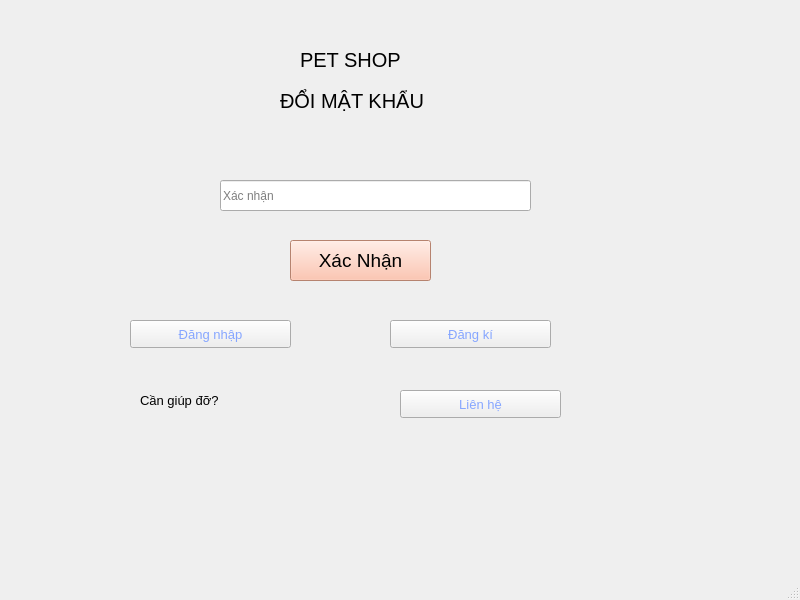
<?xml version="1.0" encoding="UTF-8"?>
<ui version="4.0">
 <class>MainWindow</class>
 <widget class="QMainWindow" name="MainWindow">
  <property name="geometry">
   <rect>
    <x>0</x>
    <y>0</y>
    <width>800</width>
    <height>600</height>
   </rect>
  </property>
  <property name="windowTitle">
   <string>MainWindow</string>
  </property>
  <widget class="QWidget" name="centralwidget">
   <widget class="QLabel" name="label_2">
    <property name="geometry">
     <rect>
      <x>0</x>
      <y>0</y>
      <width>151</width>
      <height>151</height>
     </rect>
    </property>
    <property name="styleSheet">
     <string notr="true">background-repeat: no-repeat;
background-position: center;
</string>
    </property>
    <property name="text">
     <string/>
    </property>
    <property name="pixmap">
     <pixmap resource="k.qrc">:/newPrefix/Downloads/spa.jpg</pixmap>
    </property>
    <property name="scaledContents">
     <bool>true</bool>
    </property>
   </widget>
   <widget class="QLabel" name="label_6">
    <property name="geometry">
     <rect>
      <x>300</x>
      <y>50</y>
      <width>271</width>
      <height>20</height>
     </rect>
    </property>
    <property name="styleSheet">
     <string notr="true">font-size:15pt;</string>
    </property>
    <property name="text">
     <string>PET SHOP</string>
    </property>
   </widget>
   <widget class="QLabel" name="label_5">
    <property name="geometry">
     <rect>
      <x>280</x>
      <y>70</y>
      <width>321</width>
      <height>61</height>
     </rect>
    </property>
    <property name="styleSheet">
     <string notr="true">font-size:15pt;</string>
    </property>
    <property name="text">
     <string>ĐỔI MẬT KHẨU</string>
    </property>
   </widget>
   <widget class="QPushButton" name="btnreset">
    <property name="geometry">
     <rect>
      <x>290</x>
      <y>240</y>
      <width>141</width>
      <height>41</height>
     </rect>
    </property>
    <property name="styleSheet">
     <string notr="true">background-color: rgb(255, 184, 156); font-size:14pt</string>
    </property>
    <property name="text">
     <string>Xác Nhận</string>
    </property>
   </widget>
   <widget class="QLineEdit" name="txtEmail">
    <property name="geometry">
     <rect>
      <x>220</x>
      <y>180</y>
      <width>311</width>
      <height>31</height>
     </rect>
    </property>
    <property name="styleSheet">
     <string notr="true">font-size:14pt;
QLineEdit {
    color: #A0A0A0; /* Màu xám nhạt */
}
QLineEdit::placeholder {
    color: red; /* Màu bạn muốn cho placeholder */
}</string>
    </property>
    <property name="placeholderText">
     <string>Xác nhận</string>
    </property>
   </widget>
   <widget class="QPushButton" name="btnRegister_2">
    <property name="geometry">
     <rect>
      <x>130</x>
      <y>320</y>
      <width>161</width>
      <height>28</height>
     </rect>
    </property>
    <property name="styleSheet">
     <string notr="true">color:rgb(134, 166, 255); font-size:10pt;</string>
    </property>
    <property name="text">
     <string>Đăng nhập</string>
    </property>
   </widget>
   <widget class="QPushButton" name="btnRegister_3">
    <property name="geometry">
     <rect>
      <x>390</x>
      <y>320</y>
      <width>161</width>
      <height>28</height>
     </rect>
    </property>
    <property name="styleSheet">
     <string notr="true">color:rgb(134, 166, 255); font-size:10pt;</string>
    </property>
    <property name="text">
     <string>Đăng kí</string>
    </property>
   </widget>
   <widget class="QLabel" name="label_4">
    <property name="geometry">
     <rect>
      <x>140</x>
      <y>390</y>
      <width>161</width>
      <height>20</height>
     </rect>
    </property>
    <property name="styleSheet">
     <string notr="true">font-size:10pt;</string>
    </property>
    <property name="text">
     <string>Cần giúp đỡ?</string>
    </property>
   </widget>
   <widget class="QPushButton" name="btnRegister">
    <property name="geometry">
     <rect>
      <x>400</x>
      <y>390</y>
      <width>161</width>
      <height>28</height>
     </rect>
    </property>
    <property name="styleSheet">
     <string notr="true">color:rgb(134, 166, 255); font-size:10pt;</string>
    </property>
    <property name="text">
     <string>Liên hệ</string>
    </property>
   </widget>
   <widget class="QLabel" name="label_7">
    <property name="geometry">
     <rect>
      <x>-20</x>
      <y>-10</y>
      <width>841</width>
      <height>591</height>
     </rect>
    </property>
    <property name="text">
     <string/>
    </property>
    <property name="pixmap">
     <pixmap>../../../Downloads/blob-scene-haikei.png</pixmap>
    </property>
    <property name="scaledContents">
     <bool>true</bool>
    </property>
   </widget>
   <zorder>label_7</zorder>
   <zorder>label_2</zorder>
   <zorder>label_6</zorder>
   <zorder>label_5</zorder>
   <zorder>btnreset</zorder>
   <zorder>txtEmail</zorder>
   <zorder>btnRegister_2</zorder>
   <zorder>btnRegister_3</zorder>
   <zorder>label_4</zorder>
   <zorder>btnRegister</zorder>
  </widget>
  <widget class="QMenuBar" name="menubar">
   <property name="geometry">
    <rect>
     <x>0</x>
     <y>0</y>
     <width>800</width>
     <height>26</height>
    </rect>
   </property>
  </widget>
  <widget class="QStatusBar" name="statusbar"/>
 </widget>
 <resources>
  <include location="k.qrc"/>
  <include location="../../../../../Program Files (x86)/Qt Designer/k.qrc"/>
 </resources>
 <connections/>
</ui>
